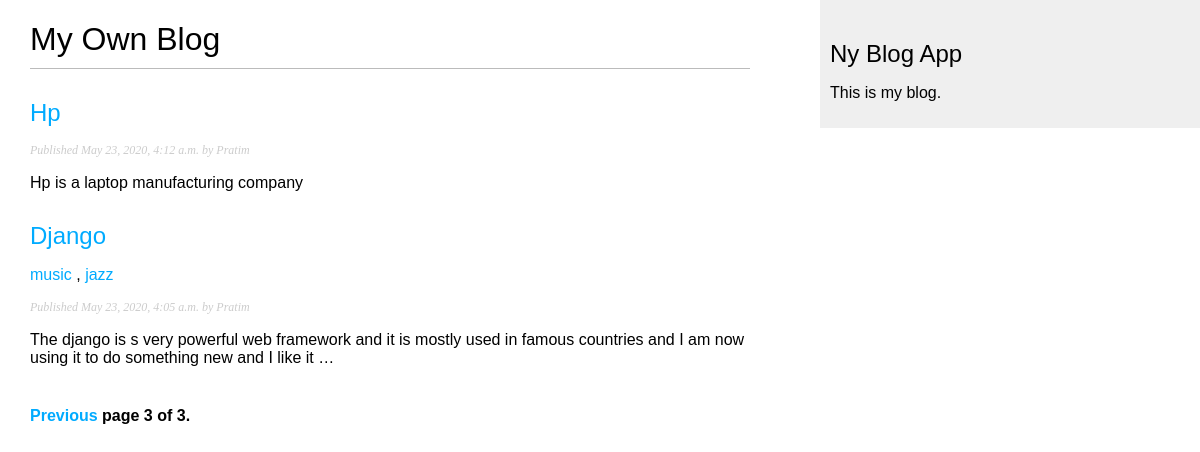
Page /blog/?page=3 on the committed database.
### blog/models.py (models this page shows, shortened)
class Post(models.Model):
    STATUS_CHOICES = (
        ('draft','Draft'),
        ('published','Published'),
    )
    title = models.CharField(max_length=250)
    slug = models.SlugField(unique_for_date='publish',max_length=250)
    author = models.ForeignKey(User,on_delete=models.CASCADE,related_name='blog_posts')
    body = models.TextField()
    publish = models.DateTimeField(default = timezone.now)
    created = models.DateTimeField(auto_now_add=True)
    updated = models.DateTimeField(auto_now=True)
    status = models.CharField(max_length=10,choices=STATUS_CHOICES,default='draft')
    odjects = models.Manager()
    published = PublishedManager()
    tags = TaggableManager()
    def get_absolute_url(self):
        return reverse("blog:post_detail", args=[self.publish.year,self.publish.month,self.publish.day,self.slug])
    class Meta:
        ordering = ('-publish',)

### blog/views.py (the view)
# urls.py: path('',views.post_list, name='post_list'),
def post_list(request, tag_slug=None):
    object_list = Post.published.all()
    tag = None
    if tag_slug:
        tag = get_object_or_404(Tag,slug=tag_slug)
        object_list = object_list.filter(tags__in=[tag])
    paginator = Paginator(object_list,3)
    page = request.GET.get('page')
    try:
        posts = paginator.page(page)
    except PageNotAnInteger:
        posts = paginator.page(1)
    except EmptyPage:
        posts = paginator.page(paginator.num.num_pages)
    return render(request,'blog/post/list.html',{'page':page,'posts':posts,'tag':tag})

### blog/models.py (called while the page is built)
    def get_queryset(self):
        return super(PublishedManager,self).get_queryset().filter(status = 'published')

### blog/templates/blog/post/list.html (shortened to what this page needs)
{% extends "blog/base.html" %}
{% block content %}
    <h1>My Own Blog</h1>
    {% for post in posts %}
        <h2>
            <a href='{{post.get_absolute_url}}'>
                {{post.title}}
            </a>
        </h2>
        <p class="tags">
            {% for tag in post.tags.all %}
            <a href="{% url 'blog:post_list_by_tag' tag.slug %}">
                {{tag.name}}
            </a>
            {% if not forloop.last %} , {% endif %}
            {% endfor %}
        </p>
        <p class='date'>
            Published {{post.publish}} by {{post.author}}
        </p>
        {{ post.body|truncatewords:30|linebreaks }}
    {% endfor %}
        {% include 'pagination.html' with page=posts %}
{% endblock content %}

### blog/static/css/blog.css (style rules this page uses)
body { margin:0; padding:0; font-family:helvetica, sans-serif; }
a { color:#00abff; text-decoration:none; }
h1 { font-weight:normal; border-bottom:1px solid #bbb; padding:0 0 10px 0; }
h2 { font-weight:normal; margin:30px 0 0; }
p.date { color:#ccc; font-family: georgia, serif; font-size: 12px; font-style: italic; }

### rows in the picture
Post: title "Hp", publish "May 23, 2020, 4:12 a.m.", author "Pratim", body "Hp is a laptop manufacturing company"
Post: title "Django", publish "May 23, 2020, 4:05 a.m.", author "Pratim", body "The django is s very powerful web framework and it is mostly used in famous countries and I am now using it to do something new and I like it …"
Tag: name "music"
Tag: name "jazz"

### other values in the picture
{{ page.number }} "3"
{{ page.paginator.num_pages }} "3"
